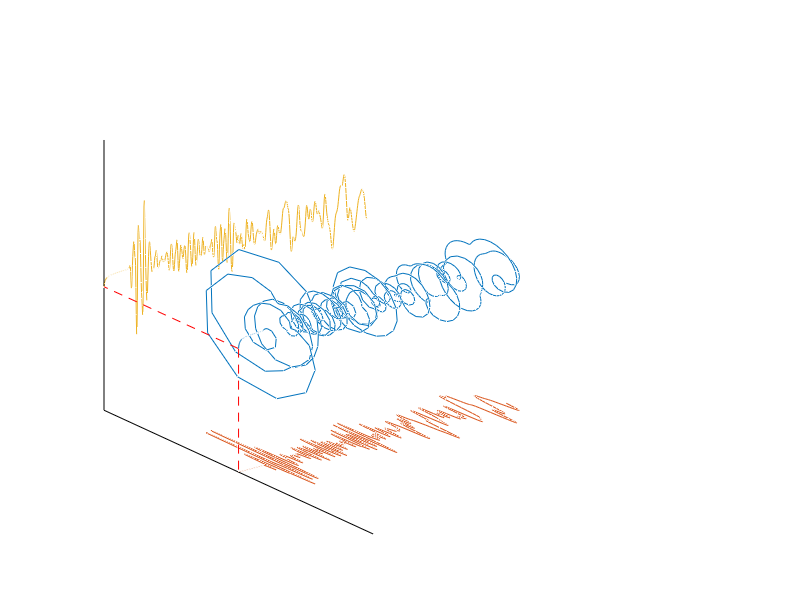

Write MATLAB code to recreate this figure.
clc,clear
load SignalsTypes
s = Signals.RealTrace.s;s=s./max(s);
dt = Signals.RealTrace.dt;

%% Analytical and numerical analytic signal
N = 1025;
dt = .002;
t = (0:N-1)*dt;
p = 2*pi*(3*t).*t + 3;% F  = 6t
x = cos(p);

as0 = exp(1j*p);
as = .5*hilbert(s);
N = length(as);
t = (0:N-1)*dt;

plot3(t,real(as),imag(as),t,real(as),-1*ones(1,N),t,1*ones(1,N),imag(as));hold on

line(t([1 1]),real(as([1 1])),[imag(as(1)) -1],'Color','red','LineStyle','--')
line(t([1 1]),[real(as(1)) 1],imag(as([1 1])),'Color','red','LineStyle','--')

line([0 0],[1 1],[1 -1],'Color',[0 0 0],'LineStyle','-')
line([0 0],[1 -1],[-1 -1],'Color',[0 0 0],'LineStyle','-')
axis off